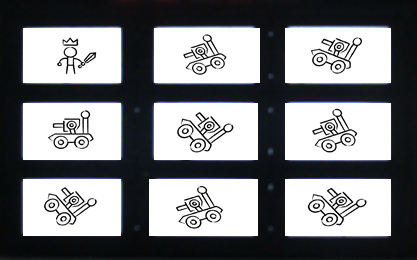
#> input picture Digital_Image _Processing_Anonmous/Experiment2/Task5/image.png, 417 x 260 px, given in place of image.jpg, which was not available
$ python '图像锐化.py'   (older library calls are emulated)
#> lines starting #> are read from the running program, lines starting #| are printed output that depends on the picture; pictures that were not available may be replaced by others from this repository, and a replacement may not be noted
import cv2
import numpy as np


"""
图像锐化滤波器的目的是增强图像中的边缘和细节。以下是一些常见的锐化滤波器及其算子：

1. 拉普拉斯算子（Laplacian Operator）
拉普拉斯算子是一种二阶微分算子，用于检测图像中的边缘。常用的拉普拉斯算子模板如下：

2. Sobel算子
Sobel算子是一种一阶微分算子，用于检测图像中的水平和垂直边缘。Sobel算子通常分为水平和垂直两个方向：
水平方向的Sobel算子：

3. Prewitt算子
Prewitt算子类似于Sobel算子，也是用于边缘检测的算子，但其权重不同：
"""


def resize_image(image, width=None, height=None, inter=cv2.INTER_AREA):
    # 获取图像尺寸
    (h, w) = image.shape[:2]

    # 如果宽度和高度都为None，则返回原图
    if width is None and height is None:
        return image

    # 计算缩放比例
    if width is None:
        r = height / float(h)
        dim = (int(w * r), height)
    else:
        r = width / float(w)
        dim = (width, int(h * r))

    # 缩放图像
    resized = cv2.resize(image, dim, interpolation=inter)
    return resized

# 读取图像
image = cv2.imread('image.jpg', cv2.IMREAD_GRAYSCALE)
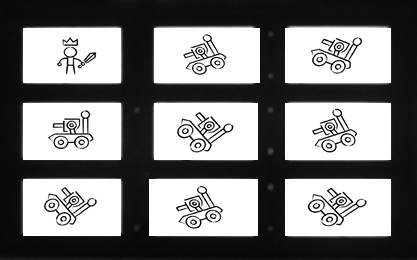
#> image: shape (260, 417); min 0, max 255, mean 125.7

# 缩放图像以适应显示窗口
resized_image = resize_image(image, width=600)
#> in resize_image, `resized = cv2.resize(image, dim, interpolation=inter)`:
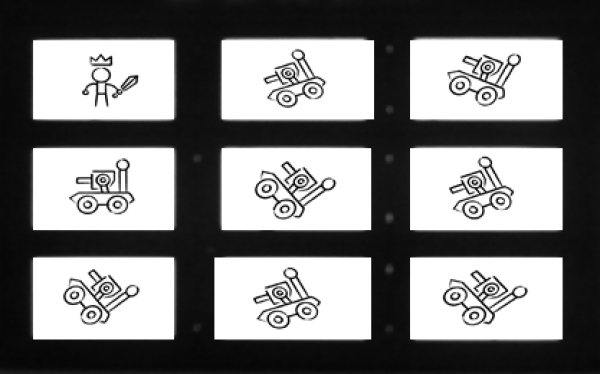
#> resized: shape (374, 600); min 0, max 255, mean 125.7


# 1
# 使用拉普拉斯算子对图像进行二阶微分，检测图像中的快速变化区域，然后将其添加回原图像，达到锐化效果。

# 拉普拉斯滤波
laplacian = cv2.Laplacian(resized_image, cv2.CV_64F)
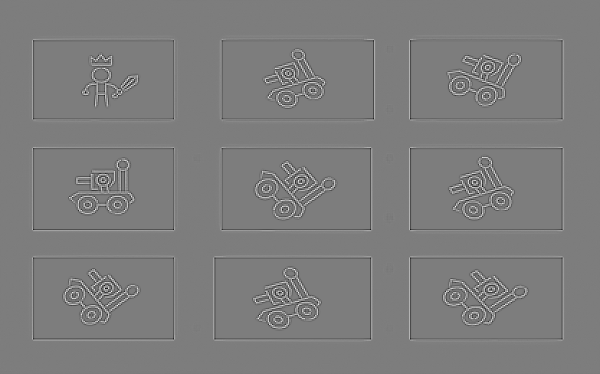
#> laplacian: shape (374, 600) float64; min -500, max 516, mean 0; drawn with min black and max white
sharp_image = cv2.convertScaleAbs(resized_image - laplacian)
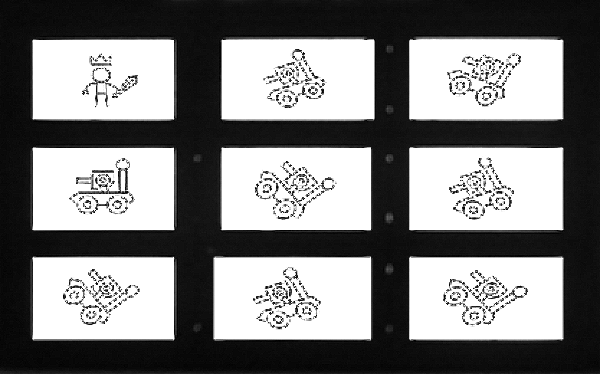
#> sharp_image: shape (374, 600); min 0, max 255, mean 127.2

# 显示结果
cv2.imshow('Original Image', resized_image)
cv2.imshow('Laplacian Sharpened Image', sharp_image)


# 2
# 将图像的高频分量放大，再叠加回原图像，从而增强图像的细节和边缘。

# 读取图像
image = cv2.imread('image.jpg', cv2.IMREAD_GRAYSCALE)

# 缩放图像以适应显示窗口
resized_image = resize_image(image, width=600)

# 高斯模糊
blurred_image = cv2.GaussianBlur(resized_image, (5, 5), 0)
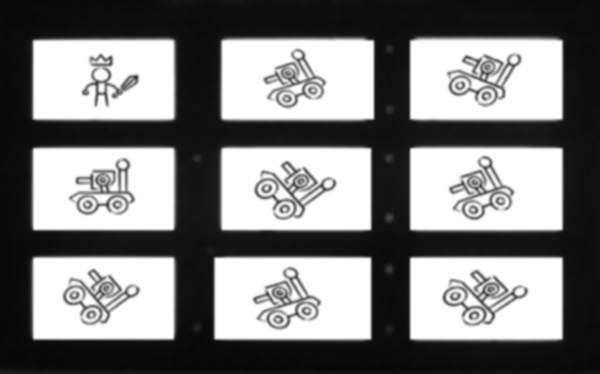
#> blurred_image: shape (374, 600); min 6, max 255, mean 125.7

# 高提升滤波
alpha = 1.5
high_boost_image = cv2.addWeighted(resized_image, alpha, blurred_image, -0.5, 0)

# 显示结果
cv2.imshow('High-Boost Filtered Image', high_boost_image)


# 未归一化的边缘检测（Unsharp Masking）
# 通过从原图像中减去平滑后的图像（即低通滤波后的图像），得到高频分量，然后将其放大后叠加回原图像。

# 读取图像
image = cv2.imread('image.jpg', cv2.IMREAD_GRAYSCALE)

# 缩放图像以适应显示窗口
resized_image = resize_image(image, width=600)

# 高斯模糊
blurred_image = cv2.GaussianBlur(resized_image, (5, 5), 0)

# 计算高频分量
high_freq_image = resized_image - blurred_image
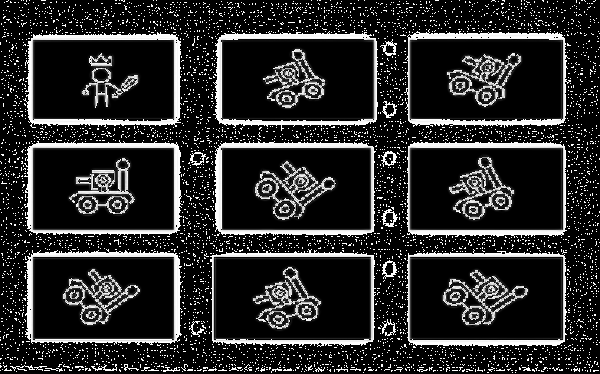
#> high_freq_image: shape (374, 600); min 0, max 255, mean 42.6

# 未归一化的边缘检测
unsharp_image = cv2.addWeighted(resized_image, 1.5, high_freq_image, -0.5, 0)
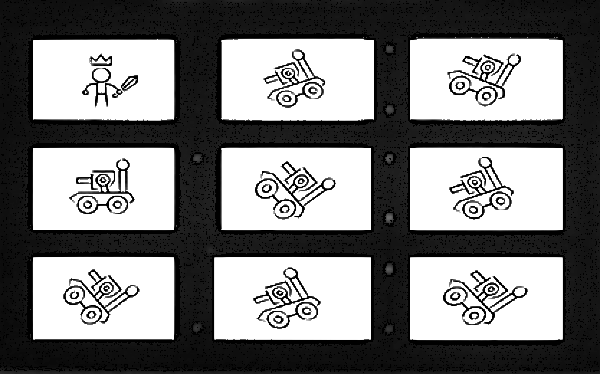
#> unsharp_image: shape (374, 600); min 0, max 255, mean 125

# 显示结果
cv2.imshow('Unsharp Masking Image', unsharp_image)

# 等待用户按键操作
cv2.waitKey(0)
cv2.destroyAllWindows()
